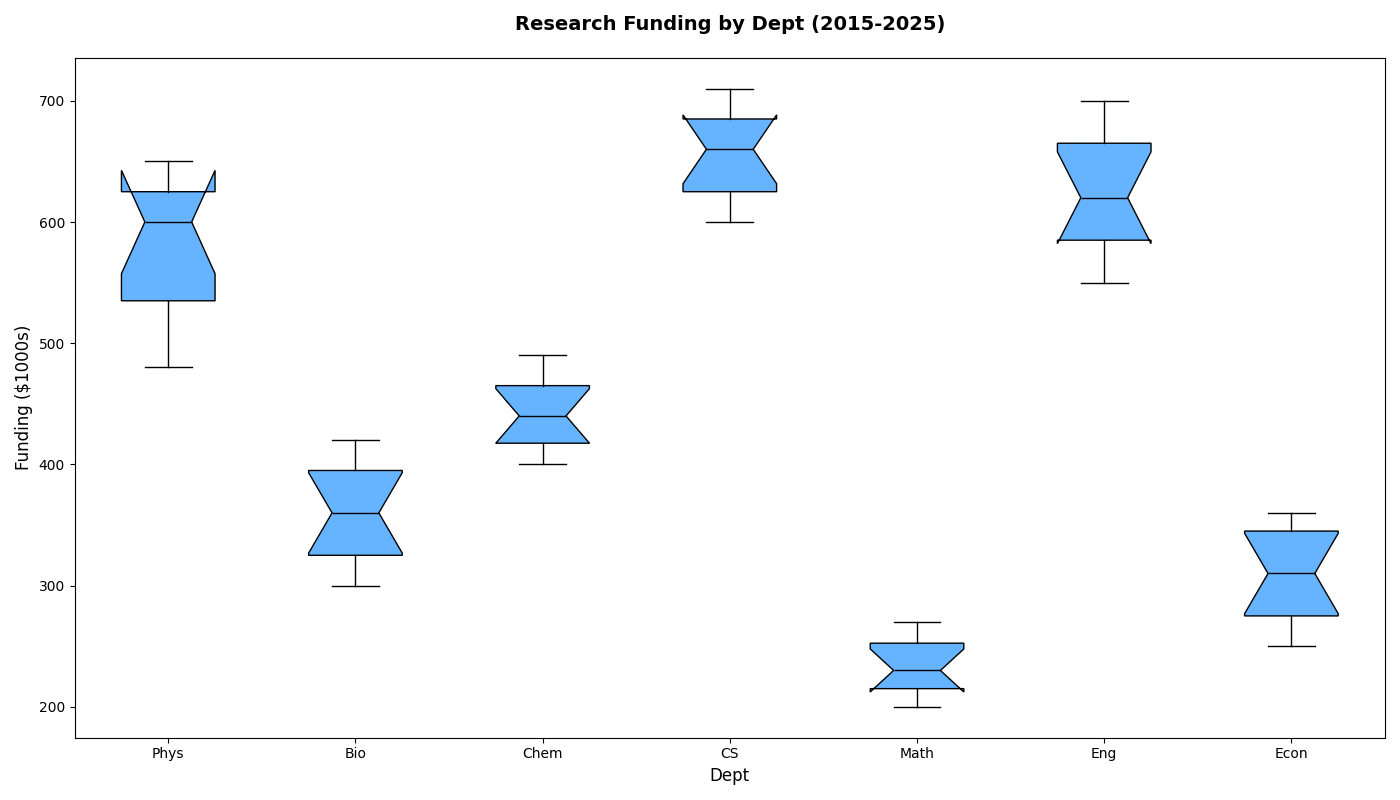

Reproduce this figure in Python.
import matplotlib.pyplot as plt

departments = ['Phys', 'Bio', 'Chem', 'CS', 'Math', 'Eng', 'Econ']

funding_data = {
    'Physics': [500, 520, 480, 550, 570, 600, 620, 610, 640, 630, 650],
    'Biology': [300, 320, 310, 330, 340, 360, 380, 390, 400, 410, 420],
    'Chemistry': [400, 410, 415, 420, 430, 440, 450, 460, 470, 480, 490],
    'Computer Science': [600, 610, 620, 630, 640, 660, 670, 680, 690, 700, 710],
    'Mathematics': [200, 210, 205, 220, 225, 230, 240, 250, 255, 260, 270],
    'Engineering': [550, 560, 580, 590, 610, 620, 630, 660, 670, 680, 700],
    'Economics': [250, 260, 270, 280, 290, 310, 330, 340, 350, 355, 360],
}

funding_list = [funding_data[dept] for dept in funding_data.keys()]

fig, ax = plt.subplots(figsize=(14, 8))

box = ax.boxplot(funding_list, vert=True, patch_artist=True, labels=departments, notch=True)

uniform_color = '#66B3FF'
for patch in box['boxes']:
    patch.set_facecolor(uniform_color)

plt.setp(box['medians'], color='black')

ax.set_title('Research Funding by Dept (2015-2025)', fontsize=14, fontweight='bold', pad=20)
ax.set_ylabel('Funding ($1000s)', fontsize=12)
ax.set_xlabel('Dept', fontsize=12)

plt.tight_layout()
plt.show()
